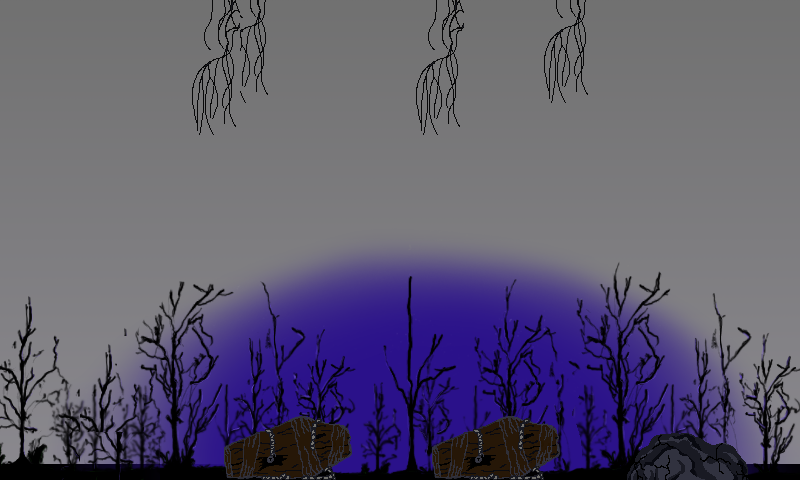

A 2D game scene composited from a Tiled map and its tileset images. What follows is a short description and the map's XML, with each tile layer's data collapsed to a summary:
An orthogonal 50x30 tile map with 16x16 px tiles, 3 tile layers (Tile Layer 1, Tile Layer 2, Tile Layer 4), 3 tilesets and 51 objects (33x fixture, 18x object).

<map version="1.0" orientation="orthogonal" renderorder="right-down" width="50" height="30" tilewidth="16" tileheight="16" nextobjectid="52">
 <tileset firstgid="1" name="lovene" tilewidth="16" tileheight="16">
  <image source="../assets/lovene.png" width="512" height="640" />
 </tileset>
 <tileset firstgid="1281" name="blacktrees" tilewidth="16" tileheight="16">
  <image source="../assets/blacktrees.png" width="919" height="256" />
 </tileset>
 <tileset firstgid="2193" name="dushka" tilewidth="16" tileheight="16">
  <image source="../assets/dushka.png" width="640" height="480" />
 </tileset>
 <layer name="Tile Layer 1" width="50" height="30">
  <data>[1500 cells, 1450 non-empty, 29 distinct tile ids]</data>
 </layer>
 <layer name="Tile Layer 2" width="50" height="30">
  <data>[1500 cells, 800 non-empty, 800 distinct tile ids]</data>
 </layer>
 <layer name="Tile Layer 4" width="50" height="30">
  <data>[1500 cells, 270 non-empty, 140 distinct tile ids]</data>
 </layer>
 <objectgroup name="Object Layer 1">
  <object id="1" name="line2" type="object" x="1.5652" y="70">
   <properties>
    <property name="isSensor" value="true" />
    <property name="userData" value="line2" />
   </properties>
   <polyline points="0,0 196,-56 490.667,-70.6667 746.667,-49.3333 798.667,2.66667" />
  </object>
  <object id="2" name="line1" type="object" x="797" y="321">
   <properties>
    <property name="isSensor" value="true" />
    <property name="userData" value="line1" />
   </properties>
   <polyline points="0,0 -623,25 -796,-50" />
  </object>
  <object id="3" name="ptiche" type="object" x="93" y="331.333" width="36" height="23.3333">
   <properties>
    <property name="isSensor" value="true" />
    <property name="userData" value="qice" />
   </properties>
  </object>
  <object id="4" name="egg1point1" type="fixture" x="291.5" y="61.5" width="11" height="11">
   <properties>
    <property name="body" value="ptiche" />
    <property name="isSensor" value="true" />
    <property name="userData" value="egg1point1" />
   </properties>
   <ellipse />
  </object>
  <object id="5" name="egg1point1" type="fixture" x="134.5" y="314.5" width="11" height="11">
   <properties>
    <property name="body" value="ptiche" />
    <property name="isSensor" value="true" />
    <property name="userData" value="egg1point1" />
   </properties>
   <ellipse />
  </object>
  <object id="6" name="egg1point1" type="fixture" x="79.5" y="314.5" width="11" height="11">
   <properties>
    <property name="body" value="ptiche" />
    <property name="isSensor" value="true" />
    <property name="userData" value="egg1point1" />
   </properties>
   <ellipse />
  </object>
  <object id="7" name="egg1point1" type="fixture" x="69.5" y="213.5" width="11" height="11">
   <properties>
    <property name="body" value="ptiche" />
    <property name="isSensor" value="true" />
    <property name="userData" value="egg1point1" />
   </properties>
   <ellipse />
  </object>
  <object id="8" name="egg1point1" type="fixture" x="47.5" y="76.5" width="11" height="11">
   <properties>
    <property name="body" value="ptiche" />
    <property name="isSensor" value="true" />
    <property name="userData" value="egg1point1" />
   </properties>
   <ellipse />
  </object>
  <object id="9" name="egg1point1" type="fixture" x="356.5" y="31.5" width="11" height="11">
   <properties>
    <property name="body" value="ptiche" />
    <property name="isSensor" value="true" />
    <property name="userData" value="egg1point1" />
   </properties>
   <ellipse />
  </object>
  <object id="10" name="ptiche2" type="object" x="249" y="408.333" width="36" height="23.3333">
   <properties>
    <property name="isSensor" value="true" />
    <property name="userData" value="qice" />
   </properties>
  </object>
  <object id="11" name="egg1point1" type="fixture" x="388.5" y="75.5" width="11" height="11">
   <properties>
    <property name="body" value="ptiche2" />
    <property name="isSensor" value="true" />
    <property name="userData" value="egg1point1" />
   </properties>
   <ellipse />
  </object>
  <object id="12" name="egg1point1" type="fixture" x="291.5" y="391.5" width="11" height="11">
   <properties>
    <property name="body" value="ptiche2" />
    <property name="isSensor" value="true" />
    <property name="userData" value="egg1point1" />
   </properties>
   <ellipse />
  </object>
  <object id="13" name="egg1point1" type="fixture" x="234.5" y="392.5" width="11" height="11">
   <properties>
    <property name="body" value="ptiche2" />
    <property name="isSensor" value="true" />
    <property name="userData" value="egg1point1" />
   </properties>
   <ellipse />
  </object>
  <object id="14" name="egg1point1" type="fixture" x="177.5" y="288.5" width="11" height="11">
   <properties>
    <property name="body" value="ptiche2" />
    <property name="isSensor" value="true" />
    <property name="userData" value="egg1point1" />
   </properties>
   <ellipse />
  </object>
  <object id="15" name="egg1point1" type="fixture" x="135.5" y="140.5" width="11" height="11">
   <properties>
    <property name="body" value="ptiche2" />
    <property name="isSensor" value="true" />
    <property name="userData" value="egg1point1" />
   </properties>
   <ellipse />
  </object>
  <object id="16" name="egg1point1" type="fixture" x="409.5" y="44.5" width="11" height="11">
   <properties>
    <property name="body" value="ptiche2" />
    <property name="isSensor" value="true" />
    <property name="userData" value="egg1point1" />
   </properties>
   <ellipse />
  </object>
  <object id="17" name="ptiche3" type="object" x="167" y="444.333" width="36" height="23.3333">
   <properties>
    <property name="isSensor" value="true" />
    <property name="userData" value="qice" />
   </properties>
  </object>
  <object id="18" name="egg1point1" type="fixture" x="339.5" y="89.5" width="11" height="11">
   <properties>
    <property name="body" value="ptiche3" />
    <property name="isSensor" value="true" />
    <property name="userData" value="egg1point1" />
   </properties>
   <ellipse />
  </object>
  <object id="19" name="egg1point1" type="fixture" x="209.5" y="426.5" width="11" height="11">
   <properties>
    <property name="body" value="ptiche3" />
    <property name="isSensor" value="true" />
    <property name="userData" value="egg1point1" />
   </properties>
   <ellipse />
  </object>
  <object id="20" name="egg1point1" type="fixture" x="152.5" y="426.5" width="11" height="11">
   <properties>
    <property name="body" value="ptiche3" />
    <property name="isSensor" value="true" />
    <property name="userData" value="egg1point1" />
   </properties>
   <ellipse />
  </object>
  </objectgroup>
</map>
<!-- 31 of 51 objects omitted -->
